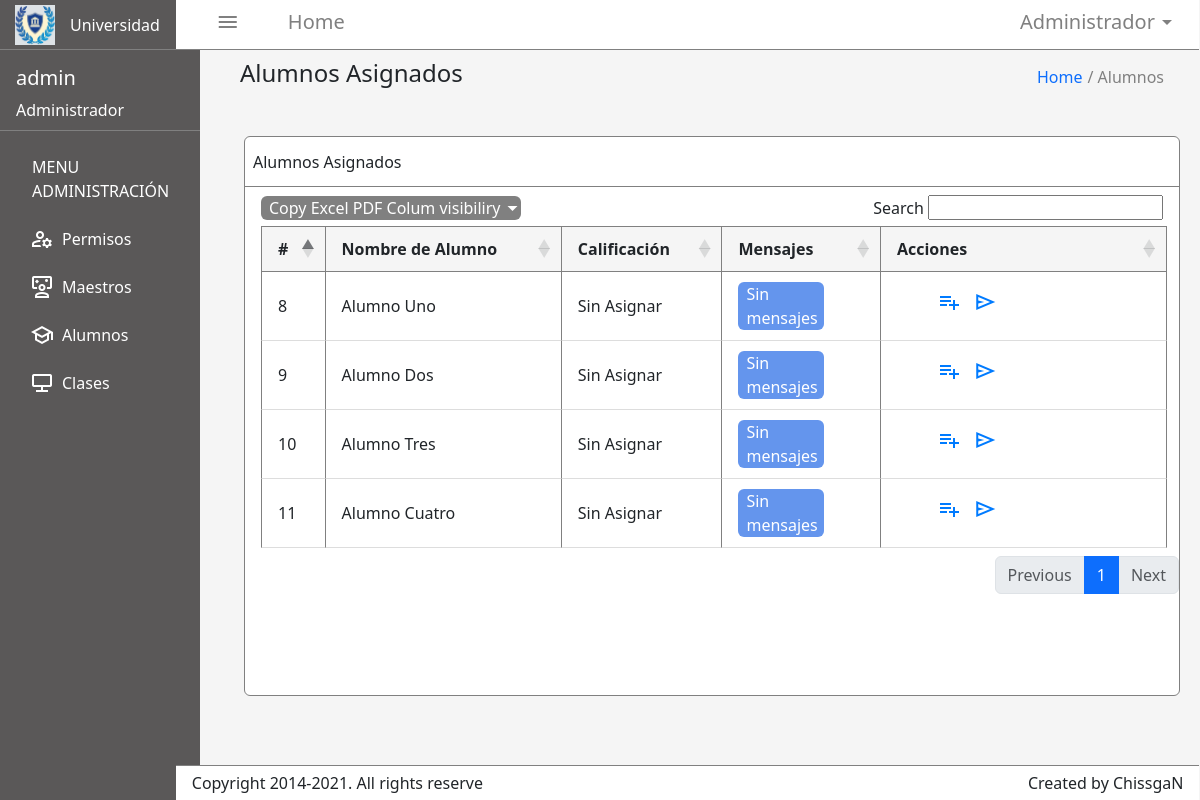
The page /Views/admin_alumno.php (signed in) on the database its author committed.
### tables this page shows
CREATE TABLE `usuarios` (
  `id` int(11) NOT NULL,
  `name` varchar(100) NOT NULL,
  `surname` varchar(100) NOT NULL,
  `email` varchar(80) NOT NULL,
  `password` varchar(1000) NOT NULL,
  `address` varchar(80) NOT NULL,
  `rol_id` int(11) NOT NULL,
  `date` date NOT NULL,
  `materias_id` int(11) DEFAULT NULL,
  `status_id` int(11) DEFAULT NULL
);

### Views/admin_alumno.php (the view, shortened to what this page needs)
<?php
$database = new Database();
$conn = $database->getConn();
$query = "SELECT usuarios.id, usuarios.name, usuarios.surname, usuarios.rol_id FROM usuarios WHERE usuarios.rol_id = 3";
$result = $conn->query($query);
?>
<!DOCTYPE html>
<html lang="en">
<head>
    <link rel="stylesheet" href="../assets/alumnosStyles.css">
    <link href="https://cdn.jsdelivr.net/npm/bootstrap@5.3.2/dist/css/bootstrap.min.css" rel="stylesheet">
    <link rel="stylesheet" type="text/css" href="https://cdn.datatables.net/1.11.5/css/dataTables.bootstrap5.min.css">
</head>
<body style="background-color: whitesmoke;">
    <nav class="nave" >
    <div class="divMenu" >
        <a href="" class="menuA" >
            <span class="material-symbols-outlined menu">menu</span>
            <h5 class="ms-5 home" >Home</h5>
        </a>
    </div>
    <div class="divMenu">
        <button href="" class="dropA" id="dropA">
            <h5 class="admiDrop" >Administrador</h5>
            <span class="material-symbols-outlined drop">arrow_drop_down</span>
        </button>
    </div>
    </nav>
    <div class="inside">
        <h4>Alumnos Asignados</h4>
        <div class="insideTwoContainer">
            <div class="insideTwo">
                <a href="./admin_dashboard.php" class="hoDa">Home </a>
                <p class="pDa"> / Alumnos</p>
            </div>
        </div>
    </div>
    <div class="ms-3 allTable">
        <div class="d-flex divOp">
            <p class="ms-2 mb-0">Alumnos Asignados</p>
        </div>
        <div class="d-flex ms-3 me-3 mt-2 bar">
            <div class="divVar" style="background-color:gray">
                <a class="ms-2 opVa" href="">Copy</a>
                <a class="opVa" href="">Excel</a>
                <a class="opVa" href="">PDF</a>
                <a class="opVa" href="">Colum visibiliry <span class="material-symbols-outlined dropVa" style="color:white">arrow_drop_down</span></a>
            </div>
            <div>
                <label for="" class="search">Search</label>
                <input type="text" class="inSearch">
            </div>
        </div>
        <table id="miTabla" class="ms-3 me-4 mt-3 tableP">
            <thead>
                <tr class="fileHead">
                    <th class="ps-3 id">#</th>
                    <th class="ps-3 clase">Nombre de Alumno</th>
                    <th class="ps-3 maestros">Calificación</th>
                    <th class="ps-3 alumnos">Mensajes</th>
                    <th class="ps-3 acciones">Acciones</th>
                </tr>
            </thead>
            <tbody class="bodyTable">
                <?php foreach ($result as $usuario) : ?>
                    <tr class="fileBody">
                        <td class="ps-3 idP"><?php echo $usuario['id']; ?></td>
                        <td class="ps-3 claseP"><?php echo $usuario['name'] . ' ' . $usuario['surname']; ?></td>
                        <td class="ps-3 maestrosP">Sin Asignar</td>
                        <td class="ps-3 alumnosP">
                            <p class="mb-0 ps-2" style="background-color: cornflowerblue; color: white; border-radius: 6px; width: 65%; ">Sin mensajes</p>
                        </td>
                        <td class="ps-5 pt-2 accionesP">
                            <button id="editBo" style="border: none; background-color:white"><span class="material-symbols-outlined ps-2 pe-2" style="color:#007bff">playlist_add</span></button>
                            <span class="material-symbols-outlined" style="color:#007bff">send</span>
                        </td>
                    </tr>
                <?php endforeach; ?>
            </tbody>
        </table>
    </div>
    <footer class="ftr">
        <p class="ms-3 mb-0">Copyright 2014-2021. All rights reserve</p>
        <p class="mb-0 me-3">Created by ChissgaN</p>
    </footer>
    <div class="sidebar">
        <div class="d-flex align-top logoDiv" >
            <img src="../assets/logoS.JPEG" alt="University logo" class="d-inline-block logo" >
            <p class="d-inline-block align-middle uni" >Universidad</p>
        </div>
        <div class=" mt-3   admin" >
            <h5 class="ms-3 mb-2 textAdmin" >admin</h5>
            <p class="ms-3 mb-2 textAdmin" >Administrador</p>
        </div>
            <ul class="mt-4 options" > MENU ADMINISTRACIÓN
                <li class="mt-4">
                    <a class="optionsA" href="./admin_permisos.php">Permisos
                        <span class="material-symbols-outlined icons">manage_accounts</span>
                    </a>
                </li>
                <li class="mt-4">
                    <a class="optionsA" href="./admin_maestros.php">Maestros
                        <span class="material-symbols-outlined icons">interactive_space</span>
                    </a>
                </li>
                <li class="mt-4">
                    <a class="optionsA" href="./admin_alumno.php">Alumnos
                    <span class="material-symbols-outlined icons">school</span>
                    </a>
                </li>
                <li class="mt-4">
                    <a class="optionsA" href="./admin_clases.php">Clases
                        <span class="material-symbols-outlined icons">jamboard_kiosk</span>
                    </a>
                </li>
            </ul>
    </div>
</body>
</html>

### assets/alumnosStyles.css (style rules this page uses)
* { margin: 0; padding: 0; }
.divMenu { display: flex; align-items: center; }
.nave { width: 85.3%; height: 50px; position: absolute; left: 14.65%; border-bottom: 1.5px solid gray; display: flex; align-items: center; justify-content: space-between; background-color: white; }
.menu { margin-left: 40px; color: gray; }
.menuA { position: absolute; display: flex; text-decoration: none; }
.home { color: gray; margin-bottom: 5px; }
.dropA { position: absolute; right: 2%; display: flex ; text-decoration: none; border: none; background-color: white; }
.admiDrop { color: gray; margin-bottom: 5px; }
.drop { color: gray; }
.sidebar { width: 200px; height: 100vh; background-color: rgb(90, 88, 88); }
.logoDiv { height: 50px; text-align: center; align-items: center; border-bottom: 1.5px solid gray; }
.logo { width: 40px; height: 40px; margin: 15px; }
.uni { color: white; align-items: center; margin: 0; }
.admin { width: 100%; border-bottom: 1.5px solid gray; color: white; }
.options { list-style: none; color: white; }
.icons { position: absolute; left: 15px; margin-left: 15px; color: white; }
.optionsA { margin-left: 30px; text-decoration: none; color: white; }
.inside { width: 77%; height: 70.5px;; display: flex; position: absolute; margin-top: 3.5%; margin-left: 20%; align-items: center; justify-content: space-between; z-index: 1; }
.insideTwo { display: flex; align-items: center; }
.hoDa { text-decoration: none; display: flex; }
.pDa { color: gray; margin-left: 5px; margin-bottom: 0; }
.allTable { position: absolute; width: 78%; height: 70%; border: 1px solid gray; border-radius: 6px; background-color: white; left: 19%; top: 17%; }
.divOp { height: 50px; justify-content: space-between; border-bottom: 1px solid gray; align-items: center; }
.divVar { width: 260px; border-radius: 6px; align-items: center; }
.dropVa { position: absolute; }
.bar { justify-content: space-between; align-items: center; }
.opVa { text-decoration: none; color: white; }
.inSearch { height: 25px; }
.tableP { width: 97%; }
.fileHead th, .fileBody td { text-align: left; padding: 10px; }
.fileHead th { background-color: #f5f5f5; }
.fileBody td { border-bottom: 1px solid #ddd; }
.id, .idP, .clase, .claseP, .maestros, .maestrosP, .alumnos, .alumnosP, .date, .dateP, .asigna, .asignaP, .acciones, .accionesP { border-right: 1px solid gray; border-bottom: 1px solid gray; }
.id, .clase, .maestros, .alumnos, .date, .asigna, .acciones { border-top: 1px solid gray; }
.id, .idP { border-left: 1px solid gray; }
.ftr { width: 85.3%; height: 35px; position: absolute; background-color: white; border-top: 1.5px solid gray; display: flex; align-items: center; justify-content: space-between; margin-left: 14.65%; bottom: 0%; }
.insideTwoContainer { transition: opacity 0.3s ease; }

### rows shown on the page
usuarios: id "8", name "Alumno", surname "Uno"
usuarios: id "9", name "Alumno", surname "Dos"
usuarios: id "10", name "Alumno", surname "Tres"
usuarios: id "11", name "Alumno", surname "Cuatro"
